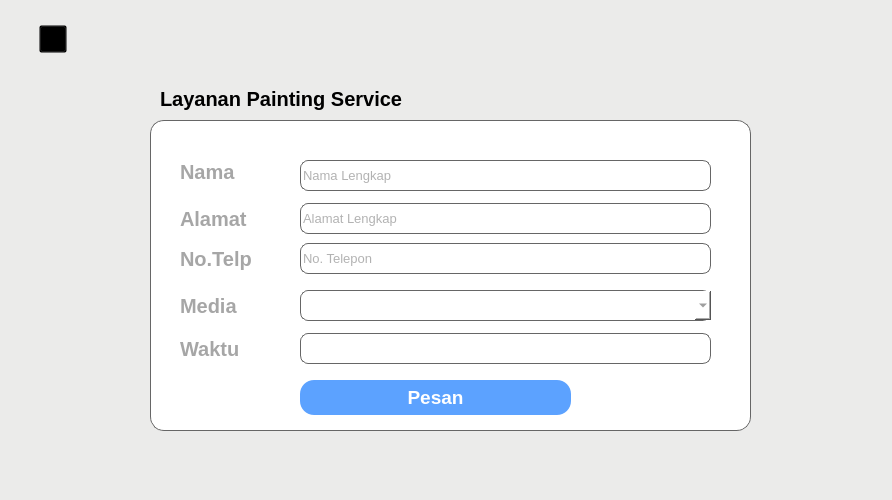
<?xml version="1.0" encoding="UTF-8"?>
<ui version="4.0">
 <class>Form</class>
 <widget class="QWidget" name="Form">
  <property name="geometry">
   <rect>
    <x>0</x>
    <y>0</y>
    <width>892</width>
    <height>500</height>
   </rect>
  </property>
  <property name="windowTitle">
   <string>PAINTING SERVICE</string>
  </property>
  <property name="windowIcon">
   <iconset resource="../Resources_rc/resources.qrc">
    <normaloff>:/LogoAndWindowsIcon/Aset/LogoIconSolusiku-final.png</normaloff>:/LogoAndWindowsIcon/Aset/LogoIconSolusiku-final.png</iconset>
  </property>
  <property name="styleSheet">
   <string notr="true">background-color: #ebebea;</string>
  </property>
  <widget class="QComboBox" name="cmbMedia">
   <property name="geometry">
    <rect>
     <x>300</x>
     <y>290</y>
     <width>411</width>
     <height>31</height>
    </rect>
   </property>
   <property name="font">
    <font>
     <family>Nirmala UI</family>
     <pointsize>10</pointsize>
    </font>
   </property>
   <property name="styleSheet">
    <string notr="true">border : 1px solid #666666;
border-right: None;
border-radius : 8px;
background-color: white;
color: #666666;</string>
   </property>
   <property name="placeholderText">
    <string/>
   </property>
  </widget>
  <widget class="QLabel" name="label_2">
   <property name="geometry">
    <rect>
     <x>180</x>
     <y>143</y>
     <width>91</width>
     <height>41</height>
    </rect>
   </property>
   <property name="font">
    <font>
     <family>Nirmala UI</family>
     <pointsize>15</pointsize>
     <weight>75</weight>
     <bold>true</bold>
    </font>
   </property>
   <property name="styleSheet">
    <string notr="true">color: #a6a6a6;
background-color: #ffffff;</string>
   </property>
   <property name="text">
    <string>Nama</string>
   </property>
   <property name="alignment">
    <set>Qt::AlignBottom|Qt::AlignLeading|Qt::AlignLeft</set>
   </property>
  </widget>
  <widget class="QLabel" name="label_7">
   <property name="geometry">
    <rect>
     <x>160</x>
     <y>70</y>
     <width>261</width>
     <height>41</height>
    </rect>
   </property>
   <property name="font">
    <font>
     <family>Nirmala UI</family>
     <pointsize>15</pointsize>
     <weight>75</weight>
     <bold>true</bold>
    </font>
   </property>
   <property name="styleSheet">
    <string notr="true">color: #Black;</string>
   </property>
   <property name="text">
    <string>Layanan Painting Service</string>
   </property>
   <property name="alignment">
    <set>Qt::AlignBottom|Qt::AlignLeading|Qt::AlignLeft</set>
   </property>
  </widget>
  <widget class="QLabel" name="label_3">
   <property name="geometry">
    <rect>
     <x>180</x>
     <y>200</y>
     <width>91</width>
     <height>31</height>
    </rect>
   </property>
   <property name="font">
    <font>
     <family>Nirmala UI</family>
     <pointsize>15</pointsize>
     <weight>75</weight>
     <bold>true</bold>
    </font>
   </property>
   <property name="styleSheet">
    <string notr="true">color: #a6a6a6;
background-color: #ffffff;</string>
   </property>
   <property name="text">
    <string>Alamat</string>
   </property>
   <property name="alignment">
    <set>Qt::AlignBottom|Qt::AlignLeading|Qt::AlignLeft</set>
   </property>
  </widget>
  <widget class="QLineEdit" name="txtNamaLengkap">
   <property name="geometry">
    <rect>
     <x>300</x>
     <y>160</y>
     <width>411</width>
     <height>31</height>
    </rect>
   </property>
   <property name="font">
    <font>
     <family>Nirmala UI</family>
     <pointsize>10</pointsize>
    </font>
   </property>
   <property name="styleSheet">
    <string notr="true">border : 1px solid #666666;
border-radius : 8px;
background-color: white;
color: #666666;</string>
   </property>
   <property name="alignment">
    <set>Qt::AlignLeading|Qt::AlignLeft|Qt::AlignVCenter</set>
   </property>
   <property name="placeholderText">
    <string>Nama Lengkap</string>
   </property>
  </widget>
  <widget class="QLabel" name="label_4">
   <property name="geometry">
    <rect>
     <x>180</x>
     <y>240</y>
     <width>91</width>
     <height>31</height>
    </rect>
   </property>
   <property name="font">
    <font>
     <family>Nirmala UI</family>
     <pointsize>15</pointsize>
     <weight>75</weight>
     <bold>true</bold>
    </font>
   </property>
   <property name="styleSheet">
    <string notr="true">color: #a6a6a6;
background-color: #ffffff;</string>
   </property>
   <property name="text">
    <string>No.Telp</string>
   </property>
   <property name="alignment">
    <set>Qt::AlignBottom|Qt::AlignLeading|Qt::AlignLeft</set>
   </property>
  </widget>
  <widget class="QLineEdit" name="txtNoTelp">
   <property name="geometry">
    <rect>
     <x>300</x>
     <y>243</y>
     <width>411</width>
     <height>31</height>
    </rect>
   </property>
   <property name="font">
    <font>
     <family>Nirmala UI</family>
     <pointsize>10</pointsize>
    </font>
   </property>
   <property name="styleSheet">
    <string notr="true">border : 1px solid #666666;
border-radius : 8px;
background-color: white;
color: #666666;</string>
   </property>
   <property name="alignment">
    <set>Qt::AlignLeading|Qt::AlignLeft|Qt::AlignVCenter</set>
   </property>
   <property name="placeholderText">
    <string>No. Telepon</string>
   </property>
  </widget>
  <widget class="QPushButton" name="btnPesan_paintS">
   <property name="geometry">
    <rect>
     <x>300</x>
     <y>380</y>
     <width>271</width>
     <height>35</height>
    </rect>
   </property>
   <property name="font">
    <font>
     <family>Nirmala UI</family>
     <pointsize>14</pointsize>
     <weight>75</weight>
     <bold>true</bold>
    </font>
   </property>
   <property name="styleSheet">
    <string notr="true">
border-radius: 14px;
background-color: #5ca2ff;
color: #ffffff;</string>
   </property>
   <property name="text">
    <string>Pesan</string>
   </property>
  </widget>
  <widget class="QLineEdit" name="txtWaktu">
   <property name="geometry">
    <rect>
     <x>300</x>
     <y>333</y>
     <width>411</width>
     <height>31</height>
    </rect>
   </property>
   <property name="font">
    <font>
     <family>Nirmala UI</family>
     <pointsize>10</pointsize>
    </font>
   </property>
   <property name="styleSheet">
    <string notr="true">border : 1px solid #666666;
border-radius : 8px;
background-color: white;
color: #666666;</string>
   </property>
   <property name="alignment">
    <set>Qt::AlignLeading|Qt::AlignLeft|Qt::AlignVCenter</set>
   </property>
   <property name="placeholderText">
    <string/>
   </property>
  </widget>
  <widget class="QLabel" name="label_5">
   <property name="geometry">
    <rect>
     <x>180</x>
     <y>287</y>
     <width>91</width>
     <height>31</height>
    </rect>
   </property>
   <property name="font">
    <font>
     <family>Nirmala UI</family>
     <pointsize>15</pointsize>
     <weight>75</weight>
     <bold>true</bold>
    </font>
   </property>
   <property name="styleSheet">
    <string notr="true">color: #a6a6a6;
background-color: #ffffff;</string>
   </property>
   <property name="text">
    <string>Media</string>
   </property>
   <property name="alignment">
    <set>Qt::AlignBottom|Qt::AlignLeading|Qt::AlignLeft</set>
   </property>
  </widget>
  <widget class="QLineEdit" name="txtAlamatLengkap">
   <property name="geometry">
    <rect>
     <x>300</x>
     <y>203</y>
     <width>411</width>
     <height>31</height>
    </rect>
   </property>
   <property name="font">
    <font>
     <family>Nirmala UI</family>
     <pointsize>10</pointsize>
    </font>
   </property>
   <property name="styleSheet">
    <string notr="true">border : 1px solid #666666;
border-radius : 8px;
background-color: white;
color: #666666;</string>
   </property>
   <property name="alignment">
    <set>Qt::AlignLeading|Qt::AlignLeft|Qt::AlignVCenter</set>
   </property>
   <property name="placeholderText">
    <string>Alamat Lengkap</string>
   </property>
  </widget>
  <widget class="QLabel" name="label">
   <property name="geometry">
    <rect>
     <x>150</x>
     <y>120</y>
     <width>601</width>
     <height>311</height>
    </rect>
   </property>
   <property name="styleSheet">
    <string notr="true">border: 1px solid #666666;
border-radius: 14px;
background-color: #ffffff;
color: #ffffff;</string>
   </property>
   <property name="text">
    <string/>
   </property>
  </widget>
  <widget class="QLabel" name="label_6">
   <property name="geometry">
    <rect>
     <x>180</x>
     <y>330</y>
     <width>91</width>
     <height>31</height>
    </rect>
   </property>
   <property name="font">
    <font>
     <family>Nirmala UI</family>
     <pointsize>15</pointsize>
     <weight>75</weight>
     <bold>true</bold>
    </font>
   </property>
   <property name="styleSheet">
    <string notr="true">color: #a6a6a6;
background-color: #ffffff;</string>
   </property>
   <property name="text">
    <string>Waktu</string>
   </property>
   <property name="alignment">
    <set>Qt::AlignBottom|Qt::AlignLeading|Qt::AlignLeft</set>
   </property>
  </widget>
  <widget class="QPushButton" name="btn_back">
   <property name="geometry">
    <rect>
     <x>39</x>
     <y>25</y>
     <width>28</width>
     <height>28</height>
    </rect>
   </property>
   <property name="styleSheet">
    <string notr="true">background-color:transparent;</string>
   </property>
   <property name="text">
    <string/>
   </property>
   <property name="icon">
    <iconset resource="../Resources_rc/resources.qrc">
     <normaloff>:/Images/Aset/btn_back_noBG.png</normaloff>:/Images/Aset/btn_back_noBG.png</iconset>
   </property>
   <property name="iconSize">
    <size>
     <width>28</width>
     <height>28</height>
    </size>
   </property>
  </widget>
  <widget class="QLabel" name="shadow_blue">
   <property name="geometry">
    <rect>
     <x>0</x>
     <y>75</y>
     <width>892</width>
     <height>425</height>
    </rect>
   </property>
   <property name="styleSheet">
    <string notr="true">background-color: transparent;</string>
   </property>
   <property name="text">
    <string/>
   </property>
   <property name="pixmap">
    <pixmap resource="../Resources_rc/resources.qrc">:/Images/Aset/Shadow_blue.jpg</pixmap>
   </property>
   <property name="scaledContents">
    <bool>true</bool>
   </property>
  </widget>
  <zorder>shadow_blue</zorder>
  <zorder>label</zorder>
  <zorder>cmbMedia</zorder>
  <zorder>label_2</zorder>
  <zorder>label_7</zorder>
  <zorder>label_3</zorder>
  <zorder>txtNamaLengkap</zorder>
  <zorder>label_4</zorder>
  <zorder>txtNoTelp</zorder>
  <zorder>btnPesan_paintS</zorder>
  <zorder>txtWaktu</zorder>
  <zorder>label_5</zorder>
  <zorder>txtAlamatLengkap</zorder>
  <zorder>label_6</zorder>
  <zorder>btn_back</zorder>
 </widget>
 <resources>
  <include location="../Resources_rc/resources.qrc"/>
  <include location="../Resources_rc/resources.qrc"/>
 </resources>
 <connections/>
</ui>
